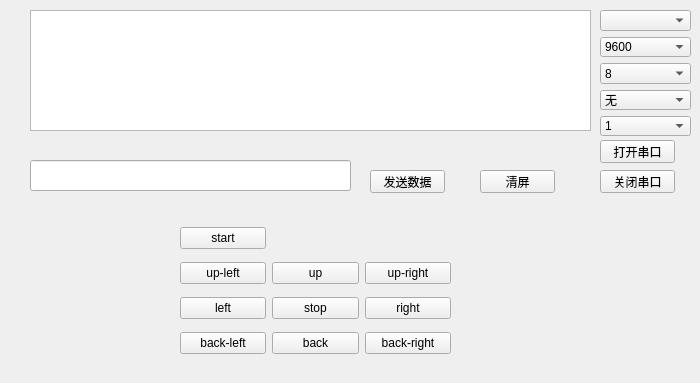
<?xml version="1.0" encoding="UTF-8"?>
<ui version="4.0">
 <class>Comteledialg</class>
 <widget class="QWidget" name="Comteledialg">
  <property name="geometry">
   <rect>
    <x>0</x>
    <y>0</y>
    <width>700</width>
    <height>383</height>
   </rect>
  </property>
  <property name="windowTitle">
   <string>Form</string>
  </property>
  <widget class="QWidget" name="verticalLayoutWidget">
   <property name="geometry">
    <rect>
     <x>600</x>
     <y>10</y>
     <width>91</width>
     <height>126</height>
    </rect>
   </property>
   <layout class="QVBoxLayout" name="verticalLayout">
    <item>
     <widget class="QComboBox" name="portNameComboBox"/>
    </item>
    <item>
     <widget class="QComboBox" name="baudRateComboBox">
      <property name="currentIndex">
       <number>12</number>
      </property>
      <item>
       <property name="text">
        <string>50</string>
       </property>
      </item>
      <item>
       <property name="text">
        <string>75</string>
       </property>
      </item>
      <item>
       <property name="text">
        <string>110</string>
       </property>
      </item>
      <item>
       <property name="text">
        <string>134</string>
       </property>
      </item>
      <item>
       <property name="text">
        <string>150</string>
       </property>
      </item>
      <item>
       <property name="text">
        <string>200</string>
       </property>
      </item>
      <item>
       <property name="text">
        <string>300</string>
       </property>
      </item>
      <item>
       <property name="text">
        <string>600</string>
       </property>
      </item>
      <item>
       <property name="text">
        <string>1200</string>
       </property>
      </item>
      <item>
       <property name="text">
        <string>1800</string>
       </property>
      </item>
      <item>
       <property name="text">
        <string>2400</string>
       </property>
      </item>
      <item>
       <property name="text">
        <string>4800</string>
       </property>
      </item>
      <item>
       <property name="text">
        <string>9600</string>
       </property>
      </item>
      <item>
       <property name="text">
        <string>14400</string>
       </property>
      </item>
      <item>
       <property name="text">
        <string>19200</string>
       </property>
      </item>
      <item>
       <property name="text">
        <string>38400</string>
       </property>
      </item>
      <item>
       <property name="text">
        <string>56000</string>
       </property>
      </item>
      <item>
       <property name="text">
        <string>57600</string>
       </property>
      </item>
      <item>
       <property name="text">
        <string>76800</string>
       </property>
      </item>
      <item>
       <property name="text">
        <string>115200</string>
       </property>
      </item>
      <item>
       <property name="text">
        <string>128000</string>
       </property>
      </item>
      <item>
       <property name="text">
        <string>256000</string>
       </property>
      </item>
     </widget>
    </item>
    <item>
     <widget class="QComboBox" name="dataBitsComboBox">
      <property name="currentIndex">
       <number>3</number>
      </property>
      <item>
       <property name="text">
        <string>5</string>
       </property>
      </item>
      <item>
       <property name="text">
        <string>6</string>
       </property>
      </item>
      <item>
       <property name="text">
        <string>7</string>
       </property>
      </item>
      <item>
       <property name="text">
        <string>8</string>
       </property>
      </item>
     </widget>
    </item>
    <item>
     <widget class="QComboBox" name="parityComboBox">
      <item>
       <property name="text">
        <string>无</string>
       </property>
      </item>
      <item>
       <property name="text">
        <string>奇</string>
       </property>
      </item>
      <item>
       <property name="text">
        <string>偶</string>
       </property>
      </item>
     </widget>
    </item>
    <item>
     <widget class="QComboBox" name="stopBitsComboBox">
      <item>
       <property name="text">
        <string>1</string>
       </property>
      </item>
      <item>
       <property name="text">
        <string>1.5</string>
       </property>
      </item>
      <item>
       <property name="text">
        <string>2</string>
       </property>
      </item>
     </widget>
    </item>
   </layout>
  </widget>
  <widget class="QPushButton" name="actionOpenCom">
   <property name="geometry">
    <rect>
     <x>600</x>
     <y>140</y>
     <width>75</width>
     <height>23</height>
    </rect>
   </property>
   <property name="text">
    <string>打开串口</string>
   </property>
  </widget>
  <widget class="QPushButton" name="actionCloseCom">
   <property name="geometry">
    <rect>
     <x>600</x>
     <y>170</y>
     <width>75</width>
     <height>23</height>
    </rect>
   </property>
   <property name="text">
    <string>关闭串口</string>
   </property>
  </widget>
  <widget class="QTextBrowser" name="textBrowser">
   <property name="geometry">
    <rect>
     <x>30</x>
     <y>10</y>
     <width>561</width>
     <height>121</height>
    </rect>
   </property>
  </widget>
  <widget class="QPushButton" name="sendmsgBtn">
   <property name="geometry">
    <rect>
     <x>370</x>
     <y>170</y>
     <width>75</width>
     <height>23</height>
    </rect>
   </property>
   <property name="text">
    <string>发送数据</string>
   </property>
  </widget>
  <widget class="QLineEdit" name="sendMsgLineEdit">
   <property name="geometry">
    <rect>
     <x>30</x>
     <y>160</y>
     <width>321</width>
     <height>31</height>
    </rect>
   </property>
  </widget>
  <widget class="QPushButton" name="clearUpBtn">
   <property name="geometry">
    <rect>
     <x>480</x>
     <y>170</y>
     <width>75</width>
     <height>23</height>
    </rect>
   </property>
   <property name="text">
    <string>清屏</string>
   </property>
  </widget>
  <widget class="QWidget" name="gridLayoutWidget">
   <property name="geometry">
    <rect>
     <x>180</x>
     <y>220</y>
     <width>271</width>
     <height>141</height>
    </rect>
   </property>
   <layout class="QGridLayout" name="gridLayout">
    <item row="2" column="1">
     <widget class="QPushButton" name="stopBtn">
      <property name="text">
       <string>stop</string>
      </property>
     </widget>
    </item>
    <item row="3" column="1">
     <widget class="QPushButton" name="backBtn">
      <property name="text">
       <string>back</string>
      </property>
     </widget>
    </item>
    <item row="1" column="0">
     <widget class="QPushButton" name="up_leftBtn">
      <property name="text">
       <string>up-left</string>
      </property>
     </widget>
    </item>
    <item row="3" column="0">
     <widget class="QPushButton" name="back_leftBtn">
      <property name="text">
       <string>back-left</string>
      </property>
     </widget>
    </item>
    <item row="1" column="1">
     <widget class="QPushButton" name="upBtn">
      <property name="text">
       <string>up</string>
      </property>
     </widget>
    </item>
    <item row="2" column="0">
     <widget class="QPushButton" name="leftBtn">
      <property name="text">
       <string>left</string>
      </property>
     </widget>
    </item>
    <item row="2" column="2">
     <widget class="QPushButton" name="rightBtn">
      <property name="text">
       <string>right</string>
      </property>
     </widget>
    </item>
    <item row="3" column="2">
     <widget class="QPushButton" name="back_rightBtn">
      <property name="text">
       <string>back-right</string>
      </property>
     </widget>
    </item>
    <item row="1" column="2">
     <widget class="QPushButton" name="up_rightBtn">
      <property name="text">
       <string>up-right</string>
      </property>
     </widget>
    </item>
    <item row="0" column="0">
     <widget class="QPushButton" name="startBtn">
      <property name="text">
       <string>start</string>
      </property>
     </widget>
    </item>
   </layout>
  </widget>
 </widget>
 <resources/>
 <connections/>
</ui>
